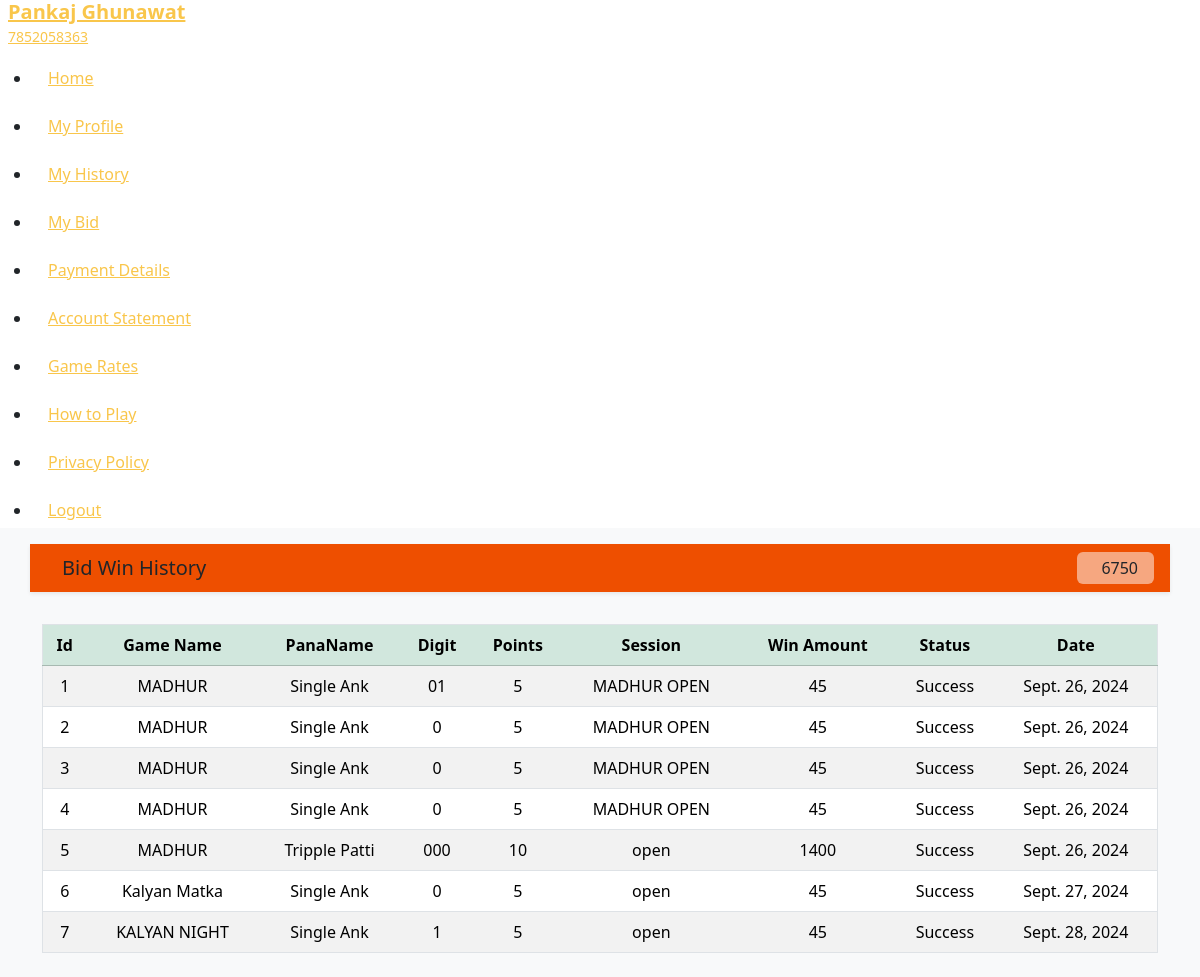
The page /bidwinhistory (signed in) on the database its author committed.
### app/models.py (models this page shows, shortened)
class customer(models.Model):
    user=models.ForeignKey(User,on_delete=models.CASCADE)
    name=models.CharField(max_length=225)
    mobile=models.CharField(max_length=225)
    password=models.CharField(max_length=125)
    email=models.CharField(max_length=225,null="",blank=True)
    wallet=models.IntegerField(default=0)
    status=models.CharField(max_length=225,default="no",blank=True)
    join=models.DateTimeField(auto_now_add=True, blank=True)
    def __str__(self):
     return self.user.first_name

class Beting(models.Model):
   bettingid=models.CharField(max_length=225,default="0",blank=True)
   mobile=models.CharField(max_length=225,null="",blank=True)
   name=models.CharField(max_length=225,null="",blank=True)
   pana_name=models.CharField(max_length=225,null="",blank=True)
   digit=models.CharField(max_length=225,null="",blank=True)
   points=models.CharField(max_length=225,null="",blank=True)
   gametype=models.CharField(max_length=225,null="",blank=True)
   WinAmount=models.CharField(max_length=225,null="",blank=True)
   status=models.CharField(max_length=225,null="",blank=True)
   join=models.DateField(blank=True)

### app/views.py (the view)
# urls.py: path('bidwinhistory',views.bidwinhistory,name="bidwinhistory page"),
def bidwinhistory(request):
    if not request.user.is_authenticated:
        return redirect(loginpg)
    user=request.user
    client=customer.objects.get(user=user)
    dt=Beting.objects.filter(mobile=client.mobile,status="Success")
    return render(request,"BidWinHistory.html",{"client":client,"dt":dt})

### templates/BidWinHistory.html (shortened to what this page needs)
<!doctype html>
<html lang="en">
<head>
  <link rel="stylesheet" href="https://dpboss777.co.in/assets/frontend/assets/css/custom.css">
  <link rel="stylesheet" href="https://cdn.jsdelivr.net/npm/boxicons@latest/css/boxicons.min.css" />
  <link rel="stylesheet" href="https://dpboss777.co.in/assets/frontend/assets/css/bootstrap.min.css">
  <link href="https://cdn.jsdelivr.net/npm/remixicon@3.6.0/fonts/remixicon.css" rel="stylesheet">
  <link rel="stylesheet" href="https://cdnjs.cloudflare.com/ajax/libs/izitoast/1.4.0/css/iziToast.css" />
</head>
<body>
  <div class="main-wrapper" id="body-pd">
<div class="sidenav d-flex flex-column justify-content-between" id="nav-bar">
  <div class="sidebody">
    <div class="sidebar-logo">
      <a href="index.html" class="d-flex align-items-center">
        <div class="logo-info">
          <h2 class="fw-bold fs-5 m-0" >{{client}}</h2>
          <small class="m-0">{{client.mobile}}</small>
        </div>
      </a>
    </div>
    <ul class="sidebar-menu" id="nav_accordion">
      <li class="nav-item">
        <a href="/games">
          <span class="mm-text dash-item">Home</span>
        </a>
      </li>
      <li class="nav-item">
        <a href="/myprofile">
          <span class="mm-text dash-item">My Profile</span>
        </a>
      </li>
                <li class="nav-item">
        <a href="/history">
          <span class="mm-text dash-item">My History</span>
        </a>
      </li>
      <li class="nav-item">
        <a href="/bid-history">
          <span class="mm-text dash-item">My Bid</span>
        </a>
      </li>
      <li class="nav-item">
        <a href="/payment">
          <span class="mm-text dash-item">Payment Details</span>
        </a>
      </li>
      <li class="nav-item">
        <a href="/passbook">
          <span class="mm-text dash-item">Account Statement</span>
        </a>
      </li>
      <li class="nav-item">
        <a href="/gameprice">
          <span class="mm-text dash-item">Game Rates</span>
        </a>
      </li>
      <li class="nav-item">
        <a href="/howtoplay">
          <span class="mm-text dash-item">How to Play</span>
        </a>
      </li>
                <li class="nav-item">
        <a href="/privacypolicy">
          <span class="mm-text dash-item">Privacy Policy</span>
        </a>
      </li>
      <li class="nav-item">
          <a href="/Elogout" ><span class="mm-text dash-item">Logout</span></a>
      </li>
    </ul>
  </div>
</div>
 <main class="fullheight bg-light">
        <div class="main-body">
            <div class="home-wraper">
                <div class="container">
<div class="row gy-3 gameopen justify-content-center pb-2">
            <div class="col-sm-12 my-3 px-0 sticky-top" style="background-color: #ee4f00;">
              <div class=" shadow-sm px-3 py-2 d-flex align-items-center justify-content-between">
                  <h5 class="fw-semibild m-0"><a href="/games"></a> Bid Win History </h5>
                  <div class="wallet px-3 py-1 rounded-2 bg-white bg-opacity-50">
                   <span class="ms-2 fs-6">{{client.wallet}}</span>
                </div>
              </div>
            </div>
                          <div class="table-responsive">
                          <table class="table border table-hove table-striped">
                            <thead class="table-success">
                              <tr class="text-center">
                                <th>Id</th>
                                <th>Game Name</th>
                                <th>PanaName</th>
                                <th>Digit</th>
                                <th>Points</th>
                                <th>Session</th>
                                <th>Win Amount</th>
                                <th>Status</th>
                                <th>Date</th>
                              </tr>
                            </thead>
                            <tbody>
                              {% for i in dt %}
                              <tr class="text-center">
                                <td>{{forloop.counter}}</td>
                                <td>{{i.name}}</td>
                                <td>{{i.pana_name}}</td>
                                <td>{{i.digit}}</td>
                                <td>{{i.points}}</td>
                                <td>{{i.gametype}}</td>
                                <td>{{i.WinAmount}}</td>
                                <td>{{i.status}}</td>
                                <td>{{i.join}}</td>
                              </tr>
                              {% endfor %}
                            </tbody>
                          </table>
                        </div>
                </div>
            </div>
        </div>
    </div>
</main>
</body>
</html>

### rows shown on the page
customer: user.first_name "Pankaj Ghunawat", mobile "7852058363", wallet "6750"
Beting: name "MADHUR", pana_name "Single Ank", digit "01", points "5", gametype "MADHUR OPEN", WinAmount "45", status "Success", join "Sept. 26, 2024"
Beting: name "MADHUR", pana_name "Single Ank", digit "0", points "5", gametype "MADHUR OPEN", WinAmount "45", status "Success", join "Sept. 26, 2024"
Beting: name "MADHUR", pana_name "Single Ank", digit "0", points "5", gametype "MADHUR OPEN", WinAmount "45", status "Success", join "Sept. 26, 2024"
Beting: name "MADHUR", pana_name "Single Ank", digit "0", points "5", gametype "MADHUR OPEN", WinAmount "45", status "Success", join "Sept. 26, 2024"
Beting: name "MADHUR", pana_name "Tripple Patti", digit "000", points "10", gametype "open", WinAmount "1400", status "Success", join "Sept. 26, 2024"
Beting: name "Kalyan Matka", pana_name "Single Ank", digit "0", points "5", gametype "open", WinAmount "45", status "Success", join "Sept. 27, 2024"
Beting: name "KALYAN NIGHT", pana_name "Single Ank", digit "1", points "5", gametype "open", WinAmount "45", status "Success", join "Sept. 28, 2024"
